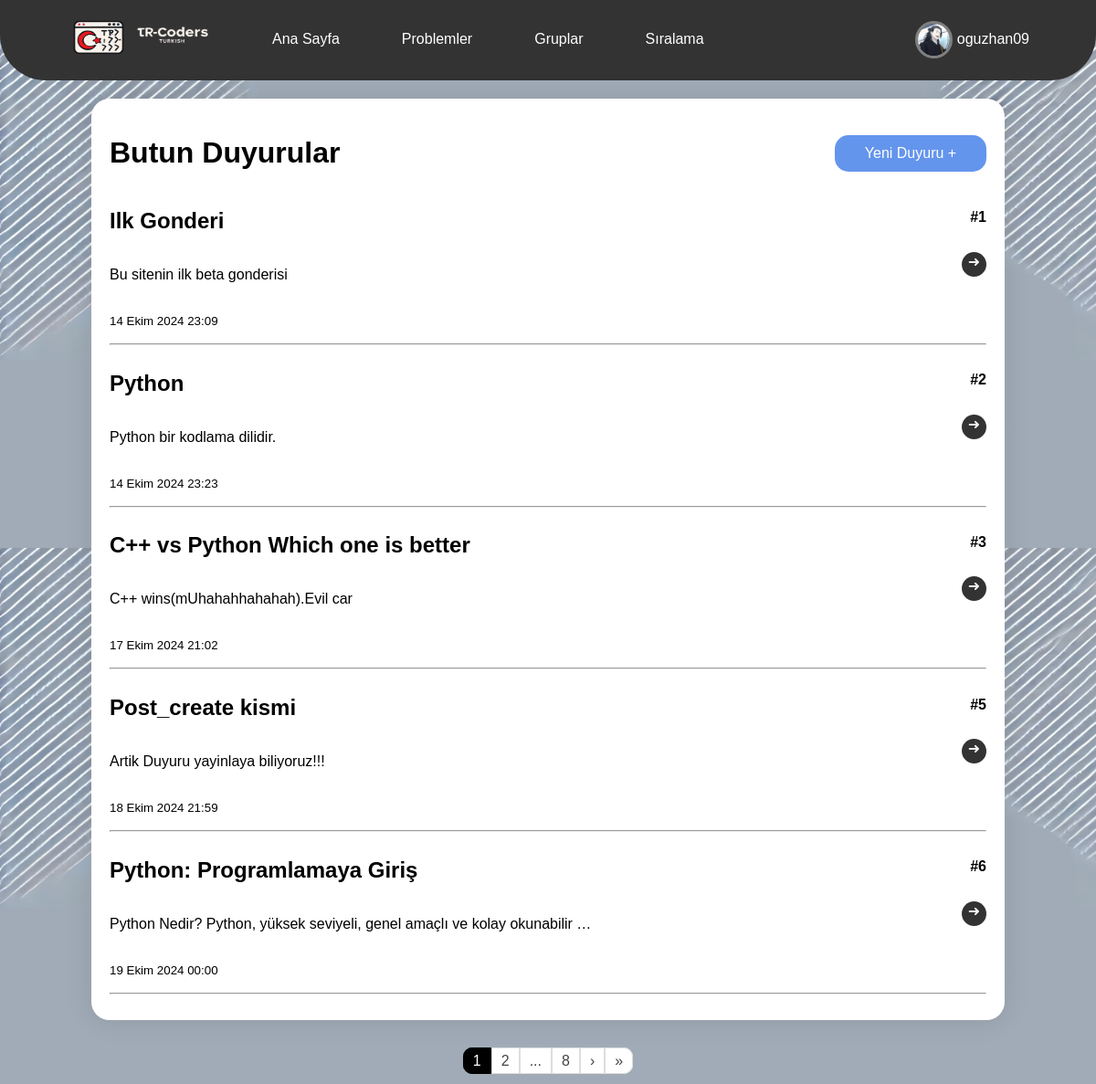
Page /posts/all (signed in) on the committed database.
### users/models.py (models this page shows, shortened)
class UserProfile(models.Model):
    TAG_CHOICES = [
        ('newbie', 'Newbie'),
        ('skilled', 'Skilled'),
        ('admin', 'Admin'),
        ('professional', 'Professional'),
    ]
    user=models.ForeignKey(User,on_delete=models.CASCADE,related_name="profiles")
    profile_photo=models.ImageField(upload_to=user_directory_path,default='default/default_pfp.jpg')
    tag = models.CharField(max_length=20, choices=TAG_CHOICES, default='newbie')
    first_join_date=models.DateTimeField(auto_now=True)
    solved_problem_count = models.PositiveIntegerField(default=0)
    class Meta:
        verbose_name_plural="Kullanici bilgileri"

### TRCodersTrying/models.py (models this page shows, shortened)
class Post(models.Model):
    title=models.CharField(max_length=120,blank=False,verbose_name="Baslik")
    icerik=RichTextField()
    draft=models.BooleanField(default=False,verbose_name="Taslak olussunmu?")
    image=models.ImageField(upload_to='images/',blank=True, null=True,verbose_name="Fotgraf ekle")
    user = models.ForeignKey(User, on_delete=models.CASCADE)
    created_date=models.DateTimeField(auto_now_add=True) #Ilk duzeldilende
    updated_date=models.DateTimeField(auto_now=True) #Sonra dan edit edilende
    class Meta :
        verbose_name="Gonderilerim"
        verbose_name_plural="Gonderilerim"
        ordering=["id"]

### TRCodersTrying/views.py (the view)
# urls.py: path('all',all_posts,name='all_posts'),
def all_posts(request):
    posts=Post.objects.all()
    paginator = Paginator(posts, 5)
    page_number=request.GET.get('page')
    page_obj=paginator.get_page(page_number)
    if request.user.is_authenticated:
        user=UserProfile.objects.filter(user__username=request.user.username)
        return render(request,'posts/all.html',context={'page_obj':page_obj,'profile':user[0]})
    else:
        return render(request,'posts/all.html',context={'page_obj':page_obj})

### templates/posts/all.html (shortened to what this page needs)
<!DOCTYPE html>
<html lang="tr">
{% load static %}
<head>
    <ul class="navbar">
        <li style="float:left" class="li1"><a href="{% url 'index:index' %}" ><img src="{% static 'img/Logo2.png' %}" width="200" height="60"></a></li>
        <li class="li2"><a href="{% url 'postlar:post_lister' %}" style="padding: 16px 16px">Ana Sayfa</a></li>
        <li class="li3"><a href="{% url 'problems:all_problems' %}" style="padding: 16px 16px">Problemler</a></li>
        <li class="li4" style="float: right;">
            {% if user.is_authenticated %}
              <div style="display: flex;justify-content: space-between;padding: 5px;">
                <img src="{{ profile.profile_photo.url }}" style="border-radius: 50%;width: 35px;height: 35px;object-fit: cover;border:3px solid grey ;">
                <a href="{% url 'users:profile_viewer' user.username %}"  style="margin-top: 11px;margin-left: 5px;">{{ user.username }}</a>
              </div>
            {% else %}
               <a href="{% url 'users:signup' %}" style="padding: 16px 16px;">Kayıt ol</a>
            {% endif %}
        </li>
        <li class="li5"><a href="{% url 'groups:all_groups' %}" style="padding: 16px 16px">Gruplar</a></li>
        <li class="li6"><a href="{% url 'rankings:ranking' %}" style="padding: 16px 16px">Sıralama</a></li>
    </ul>
</head>
<body>
    <div class="container">
        <div style="display: flex;justify-content: space-between;align-items: center;">
        <h1>Butun Duyurular</h1>
        {% if profile.tag == "admin" %}
           <a href="{% url 'postlar:post_creater' %}" class="create_post">Yeni Duyuru +</a>
        {% endif %}
        </div>
        {% for post in page_obj %}
          <div style="display: flex;justify-content: space-between;">
           <h2>{{post.title}}</h2>
           <h4>#{{post.id}}</h4>
          </div>
          <div style="display: flex;justify-content: space-between;">
          <p>{{post.icerik|safe|truncatewords_html:10|striptags}}</p>
          <a href="{% url 'postlar:post_detail' post.pk %}" class="detail_linki">&#10140;</a>
          </div>
          <p><small>{{post.created_date}}</small></p>
          <hr>
        {% endfor %}
    </div>
    <div style="text-align: center;">
    <div class="pagination-container">
        <ul class="pagination justify-content-center">
            {% for num in page_obj.paginator.page_range %}
            {% if num == page_obj.number %}
            <li class="page-item active"><span class="page-link {% if num == 1 %}rounded{% endif %}">{{ num }}</span></li>
            {% elif num >= page_obj.number|add:'-1' and num <= page_obj.number|add:'1' %}
                <li class="page-item"><a class="page-link" href="?page={{ num }}">{{ num }}</a></li>
            {% elif num == 1 or num == page_obj.paginator.num_pages %}
                <li class="page-item"><a class="page-link" href="?page={{ num }}">{{ num }}</a></li>
            {% elif num == page_obj.number|add:'-2' or num == page_obj.number|add:'2' %}
                <li class="page-item disabled"><span class="page-link">...</span></li>
            {% endif %}
        {% endfor %}
            {% if page_obj.has_next %}
                <li class="page-item">
                    <a class="page-link" href="?page={{ page_obj.next_page_number }}">&rsaquo;</a>
                </li>
                <li class="page-item">
                    <a class="page-link" style="border-radius: 0 10px 10px 0;" href="?page={{ page_obj.paginator.num_pages }}">&raquo;</a>
                </li>
            {% endif %}
        </ul>
    </div>
</div>
</body>
</html>

### templates/posts/all.html (style rules this page uses)
.create_post { padding: 10px; font-family: Arial, Helvetica, sans-serif; text-decoration: none; text-align: center; color: white; background-color: cornflowerblue; border: 1px solid transparent; height: auto ; width: 15%; font-size: 16px; border-radius: 15px; transition: all .55s ease; }

### rows in the picture
UserProfile: profile_photo (picture)
Post: title "Ilk Gonderi", id "1", icerik "Bu sitenin ilk beta gonderisi", created_date "14 Ekim 2024 23:09"
Post: title "Python", id "2", icerik "Python bir kodlama dilidir.", created_date "14 Ekim 2024 23:23"
Post: title "C++ vs Python Which one is better", id "3", icerik "C++ wins(mUhahahhahahah).Evil car", created_date "17 Ekim 2024 21:02"
Post: title "Post_create kismi", id "5", icerik "Artik Duyuru yayinlaya biliyoruz!!!", created_date "18 Ekim 2024 21:59"
Post: title "Python: Programlamaya Giriş", id "6", icerik "Python Nedir? Python, yüksek seviyeli, genel amaçlı ve kolay okunabilir …", created_date "19 Ekim 2024 00:00"

### other values in the picture
{{ user.username }} "oguzhan09"
{{ num }} "1"
{{ num }} "2"
{{ num }} "8"
